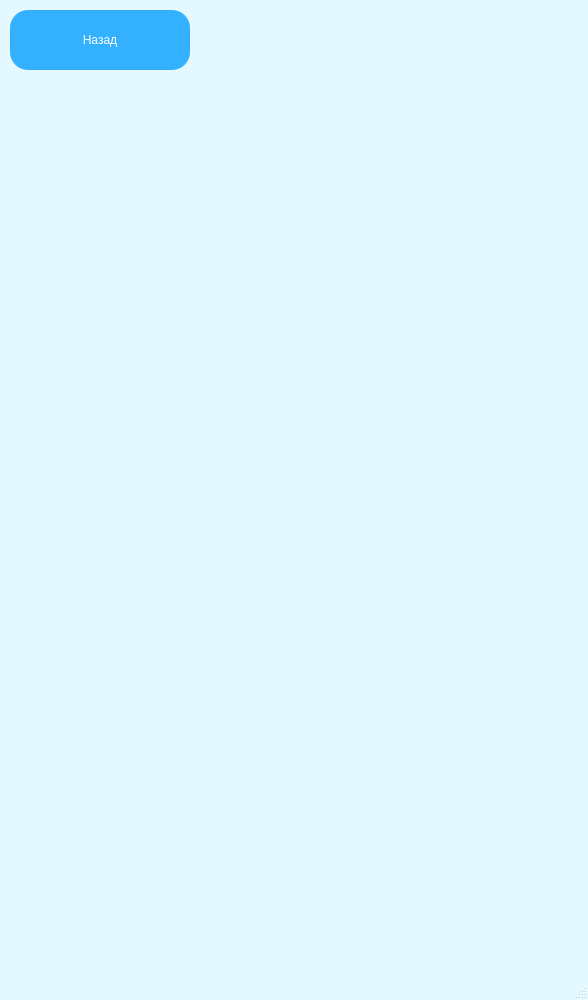
<?xml version="1.0" encoding="UTF-8"?>
<ui version="4.0">
 <class>MainWindow</class>
 <widget class="QMainWindow" name="MainWindow">
  <property name="geometry">
   <rect>
    <x>0</x>
    <y>0</y>
    <width>588</width>
    <height>1000</height>
   </rect>
  </property>
  <property name="minimumSize">
   <size>
    <width>588</width>
    <height>1000</height>
   </size>
  </property>
  <property name="maximumSize">
   <size>
    <width>588</width>
    <height>1000</height>
   </size>
  </property>
  <property name="windowTitle">
   <string>Маршрут в школу</string>
  </property>
  <property name="windowIcon">
   <iconset>
    <normaloff>../app_image/school.png</normaloff>../app_image/school.png</iconset>
  </property>
  <property name="styleSheet">
   <string notr="true">QMainWindow {
	background-color: rgb(228, 249, 255);
}
QPushButton {
	background-color: rgb(51, 177, 255);
	border-radius: 18px;
	font: 10pt &quot;Arial&quot;;
	color: rgb(255, 255, 255);
}
QPushButton:hover {
	border-radius: 20px;
	background-color: rgb(52, 202, 232);
}
QPushButton:pressed {
	border-radius: 25px;
	background-color: rgb(0, 222, 0);
}</string>
  </property>
  <widget class="QWidget" name="centralwidget">
   <widget class="QPushButton" name="pushButton">
    <property name="geometry">
     <rect>
      <x>10</x>
      <y>10</y>
      <width>180</width>
      <height>60</height>
     </rect>
    </property>
    <property name="text">
     <string>Назад</string>
    </property>
   </widget>
   <widget class="QWidget" name="widget" native="true">
    <property name="geometry">
     <rect>
      <x>10</x>
      <y>119</y>
      <width>568</width>
      <height>841</height>
     </rect>
    </property>
    <property name="minimumSize">
     <size>
      <width>568</width>
      <height>0</height>
     </size>
    </property>
    <widget class="QWidget" name="gridLayoutWidget">
     <property name="geometry">
      <rect>
       <x>-1</x>
       <y>-1</y>
       <width>571</width>
       <height>841</height>
      </rect>
     </property>
     <layout class="QGridLayout" name="gridLayout"/>
    </widget>
   </widget>
  </widget>
  <widget class="QStatusBar" name="statusbar"/>
 </widget>
 <resources/>
 <connections/>
</ui>
